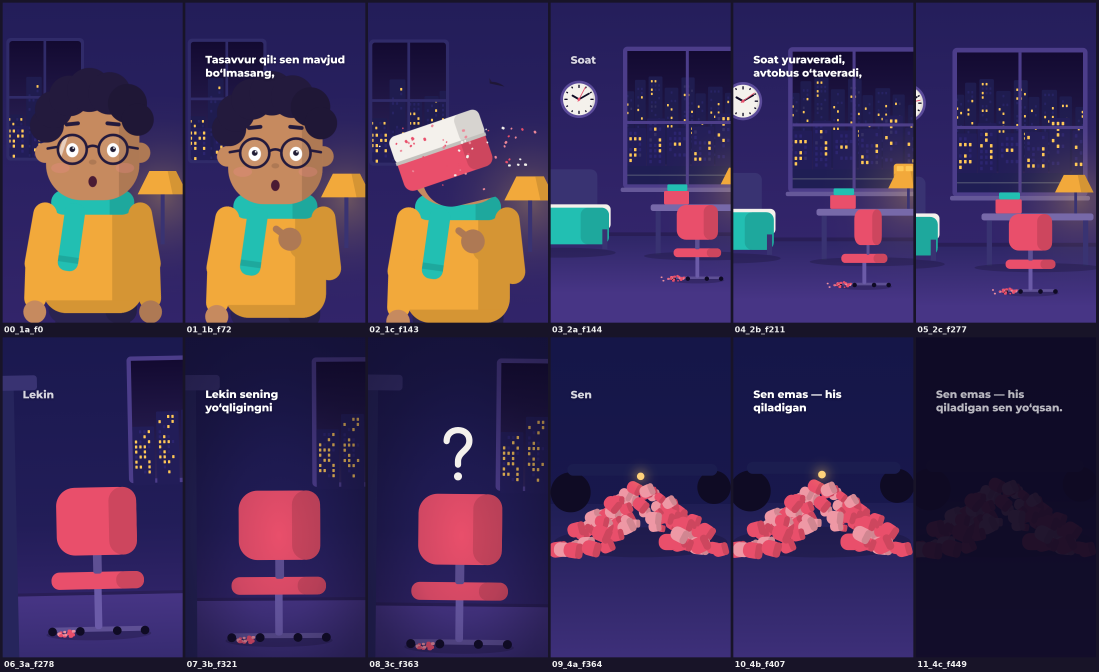
#> input picture reels/stage1/contact_1.png, 3296 x 2016 px, given as the content of the folder ../stage1/contact_1.png, which was not available (shown at 1/3 size)
$ python sheet.py ../stage1/contact_1.png ../stage1/contact_1.png 5 1.0
#> lines starting #> are read from the running program, lines starting #| are printed output that depends on the picture
#!/usr/bin/env python3
"""Compose half-size tiles (540x960) into a contact sheet: sheet.py <tile_dir> <out.png> [cols] [scale]"""
import sys, glob, os
from PIL import Image, ImageDraw, ImageFont
d, out = sys.argv[1], sys.argv[2]
cols = int(sys.argv[3]) if len(sys.argv) > 3 else 6
sc = float(sys.argv[4]) if len(sys.argv) > 4 else 1.0
files = sorted(glob.glob(os.path.join(d, '*.png')))
tw, th = int(540 * sc), int(960 * sc)
rows = (len(files) + cols - 1) // cols
sheet = Image.new('RGB', (cols * (tw + 8) + 8, rows * (th + 44) + 8), (24, 20, 40))
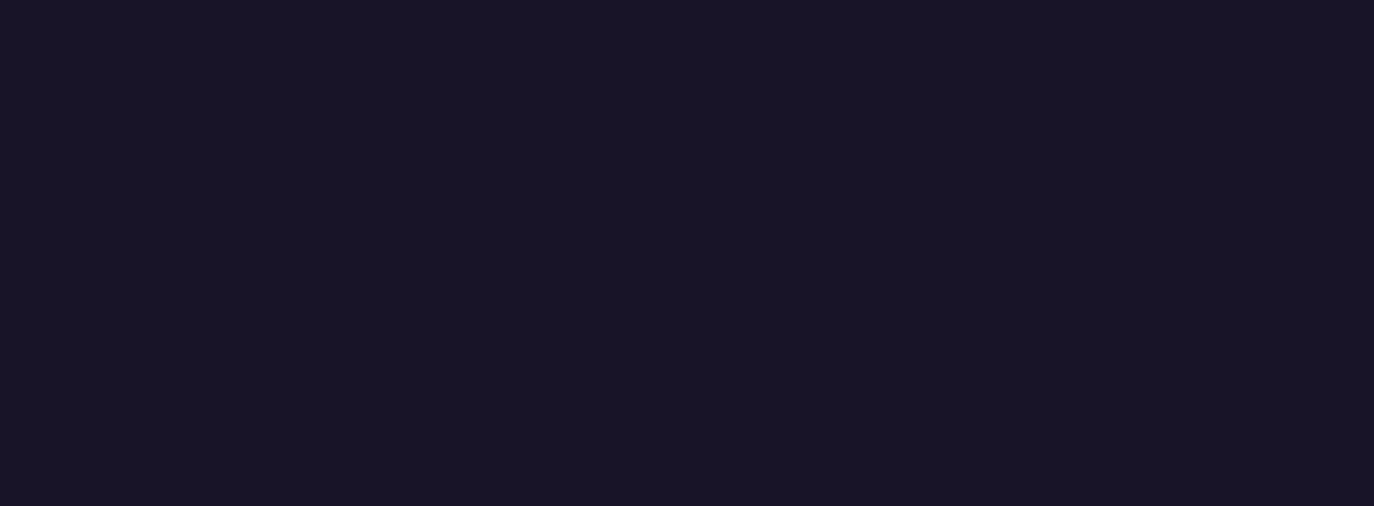
#> sheet: PIL image 2748x1012 RGB (shown at 1/2 size); mean R, G, B 24, 20, 40
dr = ImageDraw.Draw(sheet)
try: font = ImageFont.truetype('/usr/share/fonts/truetype/dejavu/DejaVuSans-Bold.ttf', 24)
except Exception: font = ImageFont.load_default()
for i, f in enumerate(files):
    im = Image.open(f).convert('RGB').resize((tw, th), Image.LANCZOS)
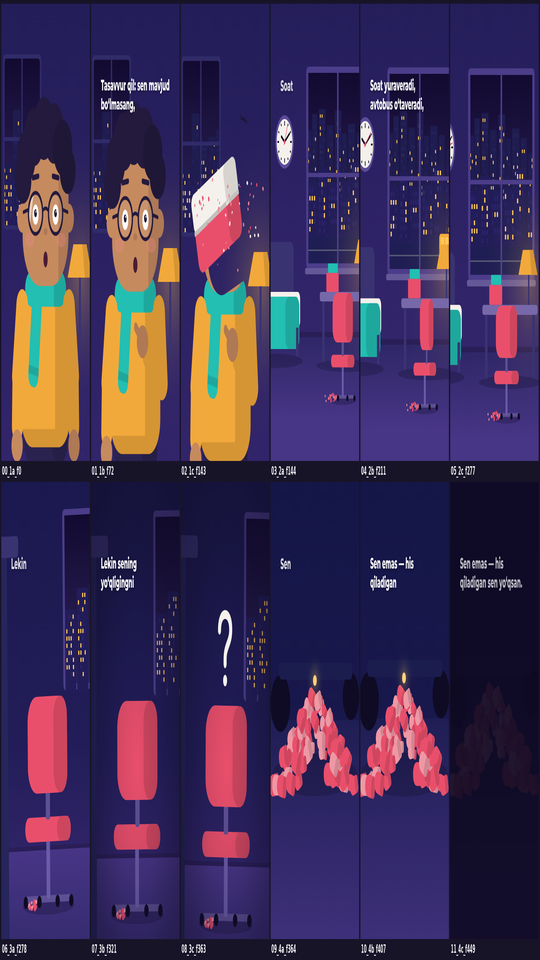
#> im: PIL image 540x960 RGB; mean R, G, B 64.6, 47.9, 85.7
    x, y = 8 + (i % cols) * (tw + 8), 8 + (i // cols) * (th + 44)
    sheet.paste(im, (x, y))
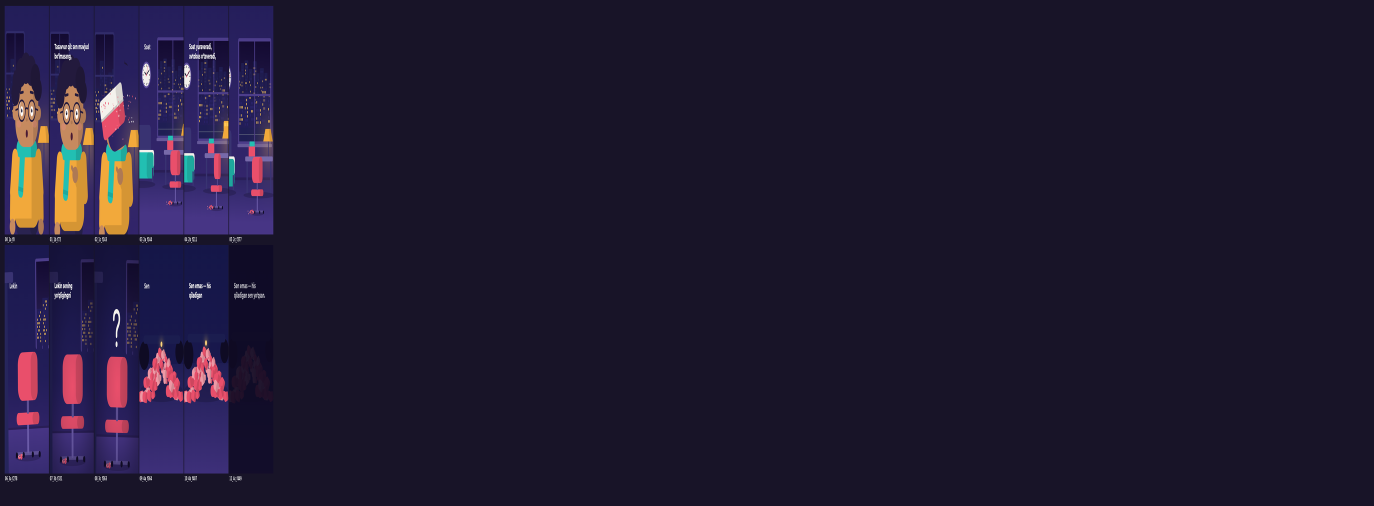
#> sheet: PIL image 2748x1012 RGB (shown at 1/2 size); mean R, G, B 31.6, 25.2, 48.5
    dr.text((x + 4, y + th + 6), os.path.basename(f)[:-4], fill=(240, 240, 240), font=font)
sheet.save(out)
print(out, sheet.size)
#| ../stage1/contact_1.png (2748, 1012)
